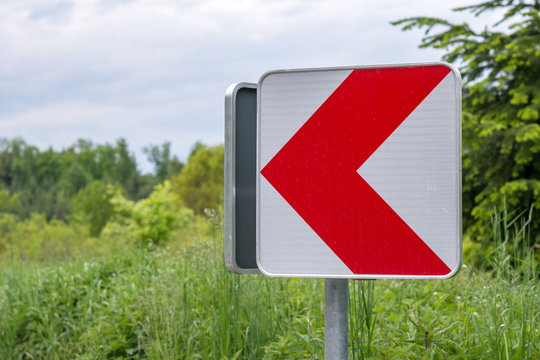
#> input picture lab5.jpg, 540 x 360 px, found by its file name
$ python Lr5_Odemchuk.py
#> lines starting #> are read from the running program, lines starting #| are printed output that depends on the picture
# --------------------------- Lab_work_5 ------------------------------------

'''
Виконав: Одемчук Назар
Lab_work_5, варіант 6, Група технічних вимог_2:
Кластеризація зображення за кольоровою ознакою з використанням методу k-means.

Package                      Version
---------------------------- -----------
pip                          24.3.1
numpy                        2.2.0
matplotlib                   3.10.0
opencv-python               4.10.0.84
scikit-learn                1.6.0
'''

import cv2
import numpy as np
from sklearn.cluster import KMeans
import matplotlib.pyplot as plt

# ------------------- Функція для завантаження зображення -------------------------
def load_image(image_path):
    '''
    Завантаження зображення та перетворення у формат RGB
    :param image_path: Шлях до зображення
    :return: Масив зображення у форматі RGB
    '''
#> called with image_path = 'lab5.jpg'
    image = cv2.imread(image_path)
#> image is the input picture: shape (360, 540, 3); mean B, G, R 119.6, 145.3, 152.9
    if image is None:
        print("Помилка завантаження зображення.")
        return None
    return cv2.cvtColor(image, cv2.COLOR_BGR2RGB)

# ------------------- Функція для кластеризації зображення -------------------------
def cluster_image(image, n_clusters):
    '''
    Кластеризація пікселів зображення за кольором з використанням k-means
    :param image: Масив зображення у форматі RGB
    :param n_clusters: Кількість кластерів
    :return: Зображення з кластеризованими кольорами
    '''
    # Перетворення зображення в 2D-масив (пікселі)
    pixels = image.reshape(-1, 3)

    # Застосування k-means кластеризації
    kmeans = KMeans(n_clusters=n_clusters, random_state=42)
    kmeans.fit(pixels)

    # Замінюємо кольори пікселів на кольори кластерів
    clustered_pixels = kmeans.cluster_centers_[kmeans.labels_]

    # Перетворення у вихідний формат зображення
    clustered_image = clustered_pixels.reshape(image.shape).astype(np.uint8)
    return clustered_image

# ------------------- Функція для візуалізації зображень -------------------------
def plot_images(original, clustered, n_clusters):
    '''
    Відображення оригінального та кластеризованого зображення
    :param original: Оригінальне зображення
    :param clustered: Кластеризоване зображення
    :param n_clusters: Кількість кластерів
    '''
    plt.figure(figsize=(10, 5))

    # Оригінальне зображення
    plt.subplot(1, 2, 1)
    plt.imshow(original)
    plt.title("Оригінальне зображення")
    plt.axis('off')

    # Кластеризоване зображення
    plt.subplot(1, 2, 2)
    plt.imshow(clustered)
    plt.title(f"Кластеризація (Кластери = {n_clusters})")
    plt.axis('off')

    plt.tight_layout()
    plt.show()

# ------------------- Головний блок програми -------------------------
if __name__ == '__main__':
    # Шлях до зображення
    image_path = 'lab5.jpg'  # Шлях до вашого зображення

    # Завантаження зображення
    image = load_image(image_path)
    if image is not None:
        # Кількість кластерів
        n_clusters = 5

        # Кластеризація зображення
        clustered_image = cluster_image(image, n_clusters)
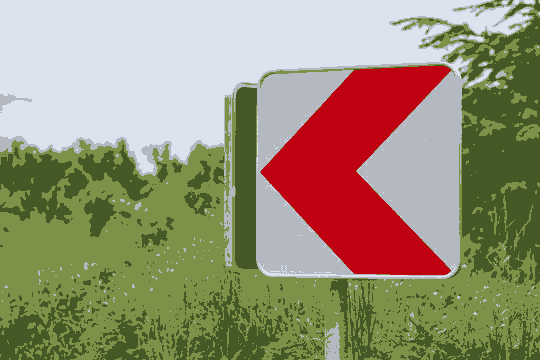
#> clustered_image: shape (360, 540, 3); mean R, G, B 152.3, 144.6, 119

        # Відображення результатів
        plot_images(image, clustered_image, n_clusters)
#> in plot_images, `plt.show()`:
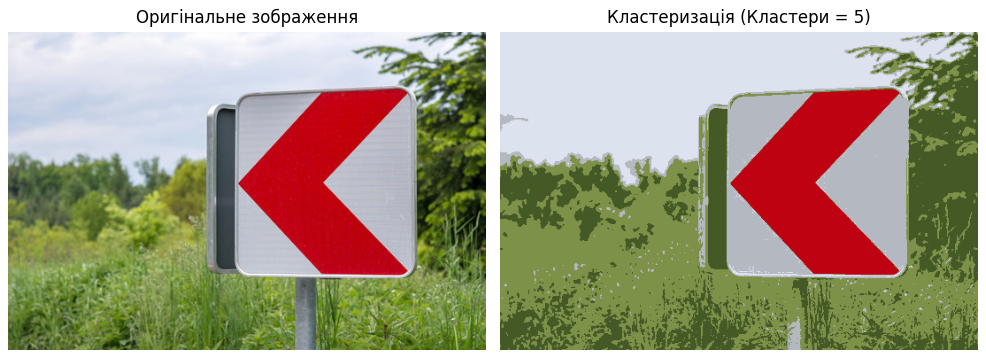
#> figure drawn by matplotlib, 2 panels

'''
Аналіз отриманих результатів - верифікація математичних моделей та результатів розрахунків.

1. Завантаження зображення:
- Оригінальне зображення успішно зчитано та перетворено у формат RGB.

2. Кластеризація зображення:
- Виконано кластеризацію пікселів за кольоровою ознакою методом k-means.
- Використано 5 кластерів для групування пікселів.

3. Візуалізація результатів:
- Оригінальне та кластеризоване зображення успішно відображено.

4. Висновок:
- Скрипт дозволяє автоматизувати кластеризацію кольорів у зображенні.
- Методика k-means підтверджує свою ефективність для аналізу кольорових даних.
'''
